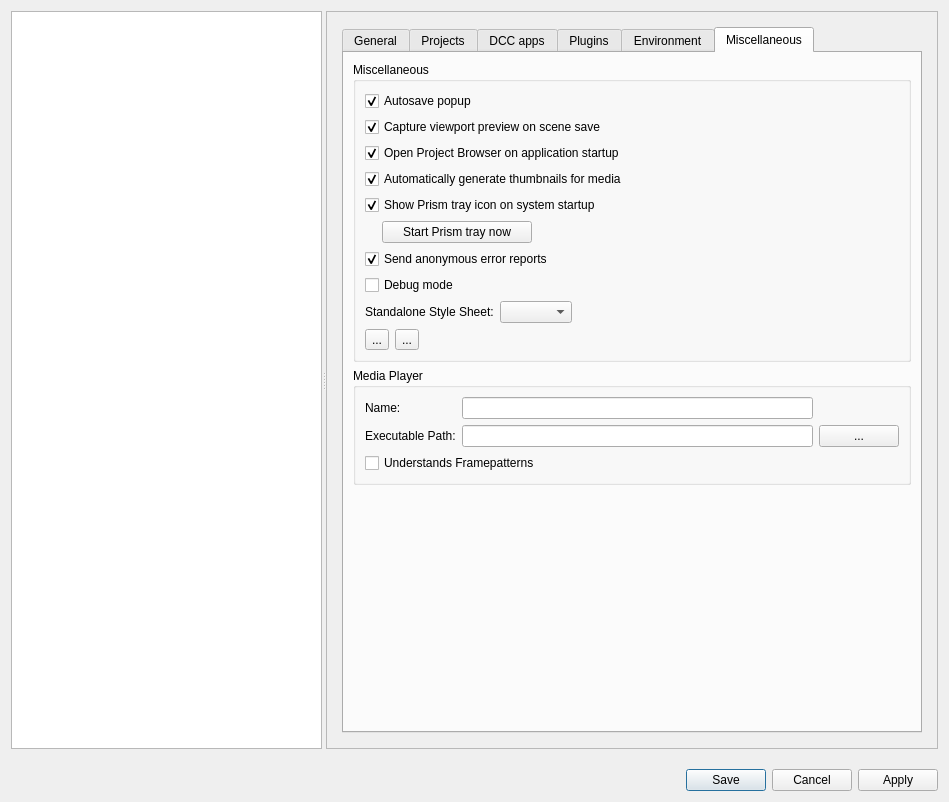
<?xml version="1.0" encoding="UTF-8"?>
<ui version="4.0">
 <class>dlg_UserSettings</class>
 <widget class="QDialog" name="dlg_UserSettings">
  <property name="geometry">
   <rect>
    <x>0</x>
    <y>0</y>
    <width>949</width>
    <height>802</height>
   </rect>
  </property>
  <property name="windowTitle">
   <string>User Settings</string>
  </property>
  <layout class="QVBoxLayout" name="verticalLayout">
   <property name="spacing">
    <number>20</number>
   </property>
   <item>
    <widget class="QSplitter" name="splitter">
     <property name="orientation">
      <enum>Qt::Horizontal</enum>
     </property>
     <widget class="QListWidget" name="lw_categories">
      <property name="verticalScrollMode">
       <enum>QAbstractItemView::ScrollPerPixel</enum>
      </property>
      <property name="horizontalScrollMode">
       <enum>QAbstractItemView::ScrollPerPixel</enum>
      </property>
     </widget>
     <widget class="QScrollArea" name="scrollArea">
      <property name="widgetResizable">
       <bool>true</bool>
      </property>
      <widget class="QWidget" name="scrollAreaWidgetContents">
       <property name="geometry">
        <rect>
         <x>0</x>
         <y>0</y>
         <width>457</width>
         <height>739</height>
        </rect>
       </property>
       <layout class="QHBoxLayout" name="horizontalLayout_9">
        <property name="spacing">
         <number>20</number>
        </property>
        <property name="leftMargin">
         <number>15</number>
        </property>
        <property name="topMargin">
         <number>15</number>
        </property>
        <property name="rightMargin">
         <number>15</number>
        </property>
        <property name="bottomMargin">
         <number>15</number>
        </property>
        <item>
         <widget class="QTabWidget" name="tw_settings">
          <property name="currentIndex">
           <number>5</number>
          </property>
          <widget class="QWidget" name="tabWidgetPage4">
           <attribute name="title">
            <string>General</string>
           </attribute>
           <layout class="QVBoxLayout" name="verticalLayout_3">
            <property name="leftMargin">
             <number>15</number>
            </property>
            <property name="topMargin">
             <number>15</number>
            </property>
            <property name="rightMargin">
             <number>15</number>
            </property>
            <property name="bottomMargin">
             <number>15</number>
            </property>
            <item>
             <widget class="QGroupBox" name="gb_about">
              <property name="title">
               <string>About</string>
              </property>
              <layout class="QHBoxLayout" name="horizontalLayout_11">
               <item>
                <widget class="QLabel" name="l_about">
                 <property name="text">
                  <string/>
                 </property>
                 <property name="openExternalLinks">
                  <bool>true</bool>
                 </property>
                </widget>
               </item>
              </layout>
             </widget>
            </item>
            <item>
             <widget class="QGroupBox" name="groupBox_3">
              <property name="title">
               <string>User</string>
              </property>
              <layout class="QVBoxLayout" name="verticalLayout_4">
               <item>
                <widget class="QWidget" name="w_username" native="true">
                 <layout class="QGridLayout" name="gridLayout_2">
                  <property name="leftMargin">
                   <number>0</number>
                  </property>
                  <property name="topMargin">
                   <number>0</number>
                  </property>
                  <property name="rightMargin">
                   <number>0</number>
                  </property>
                  <property name="bottomMargin">
                   <number>0</number>
                  </property>
                  <item row="1" column="0">
                   <widget class="QLabel" name="l_abbreviation">
                    <property name="text">
                     <string>Abbreviation:    </string>
                    </property>
                   </widget>
                  </item>
                  <item row="0" column="0">
                   <widget class="QLabel" name="l_username">
                    <property name="text">
                     <string>Local Username:</string>
                    </property>
                   </widget>
                  </item>
                  <item row="0" column="2">
                   <widget class="QLineEdit" name="e_username"/>
                  </item>
                  <item row="1" column="2">
                   <widget class="QLineEdit" name="e_abbreviation"/>
                  </item>
                 </layout>
                </widget>
               </item>
              </layout>
             </widget>
            </item>
            <item>
             <spacer name="verticalSpacer_3">
              <property name="orientation">
               <enum>Qt::Vertical</enum>
              </property>
              <property name="sizeHint" stdset="0">
               <size>
                <width>20</width>
                <height>40</height>
               </size>
              </property>
             </spacer>
            </item>
           </layout>
          </widget>
          <widget class="QWidget" name="tabWidgetPage2">
           <attribute name="title">
            <string>Projects</string>
           </attribute>
           <layout class="QVBoxLayout" name="verticalLayout_8">
            <property name="leftMargin">
             <number>15</number>
            </property>
            <property name="topMargin">
             <number>15</number>
            </property>
            <property name="rightMargin">
             <number>15</number>
            </property>
            <property name="bottomMargin">
             <number>15</number>
            </property>
            <item>
             <widget class="QGroupBox" name="w_curPrj">
              <property name="title">
               <string>Current Project</string>
              </property>
              <layout class="QVBoxLayout" name="verticalLayout_6">
               <property name="topMargin">
                <number>18</number>
               </property>
               <item>
                <widget class="QWidget" name="widget_5" native="true">
                 <layout class="QGridLayout" name="gridLayout">
                  <property name="leftMargin">
                   <number>0</number>
                  </property>
                  <property name="topMargin">
                   <number>0</number>
                  </property>
                  <property name="rightMargin">
                   <number>0</number>
                  </property>
                  <property name="bottomMargin">
                   <number>0</number>
                  </property>
                  <item row="0" column="1">
                   <widget class="QLabel" name="l_projectName">
                    <property name="sizePolicy">
                     <sizepolicy hsizetype="Expanding" vsizetype="Preferred">
                      <horstretch>0</horstretch>
                      <verstretch>0</verstretch>
                     </sizepolicy>
                    </property>
                    <property name="toolTip">
                     <string>current project</string>
                    </property>
                    <property name="text">
                     <string/>
                    </property>
                   </widget>
                  </item>
                  <item row="1" column="1">
                   <widget class="QLabel" name="l_projectPath">
                    <property name="toolTip">
                     <string>current project path</string>
                    </property>
                    <property name="text">
                     <string/>
                    </property>
                   </widget>
                  </item>
                  <item row="1" column="0">
                   <widget class="QLabel" name="label_4">
                    <property name="text">
                     <string>Path:          </string>
                    </property>
                   </widget>
                  </item>
                  <item row="0" column="0">
                   <widget class="QLabel" name="label_2">
                    <property name="text">
                     <string>Name:</string>
                    </property>
                   </widget>
                  </item>
                 </layout>
                </widget>
               </item>
               <item>
                <spacer name="verticalSpacer_9">
                 <property name="orientation">
                  <enum>Qt::Vertical</enum>
                 </property>
                 <property name="sizeType">
                  <enum>QSizePolicy::Fixed</enum>
                 </property>
                 <property name="sizeHint" stdset="0">
                  <size>
                   <width>20</width>
                   <height>15</height>
                  </size>
                 </property>
                </spacer>
               </item>
               <item>
                <widget class="QLabel" name="l_localPath">
                 <property name="text">
                  <string>Local path:</string>
                 </property>
                </widget>
               </item>
               <item>
                <widget class="QWidget" name="widget_3" native="true">
                 <layout class="QHBoxLayout" name="horizontalLayout">
                  <property name="leftMargin">
                   <number>0</number>
                  </property>
                  <property name="topMargin">
                   <number>0</number>
                  </property>
                  <property name="rightMargin">
                   <number>0</number>
                  </property>
                  <property name="bottomMargin">
                   <number>0</number>
                  </property>
                  <item>
                   <widget class="QLineEdit" name="e_localPath"/>
                  </item>
                  <item>
                   <widget class="QPushButton" name="b_browseLocal">
                    <property name="contextMenuPolicy">
                     <enum>Qt::CustomContextMenu</enum>
                    </property>
                    <property name="text">
                     <string>...</string>
                    </property>
                   </widget>
                  </item>
                 </layout>
                </widget>
               </item>
               <item>
                <widget class="QWidget" name="w_userUseLocal" native="true">
                 <layout class="QHBoxLayout" name="horizontalLayout_15">
                  <property name="leftMargin">
                   <number>0</number>
                  </property>
                  <property name="topMargin">
                   <number>0</number>
                  </property>
                  <property name="rightMargin">
                   <number>0</number>
                  </property>
                  <property name="bottomMargin">
                   <number>0</number>
                  </property>
                  <item>
                   <widget class="QLabel" name="label_5">
                    <property name="text">
                     <string>Use additional local project folder:</string>
                    </property>
                   </widget>
                  </item>
                  <item>
                   <spacer name="horizontalSpacer_10">
                    <property name="orientation">
                     <enum>Qt::Horizontal</enum>
                    </property>
                    <property name="sizeHint" stdset="0">
                     <size>
                      <width>40</width>
                      <height>20</height>
                     </size>
                    </property>
                   </spacer>
                  </item>
                  <item>
                   <widget class="QComboBox" name="cb_userUseLocal">
                    <item>
                     <property name="text">
                      <string>Inherit from project</string>
                     </property>
                    </item>
                    <item>
                     <property name="text">
                      <string>On</string>
                     </property>
                    </item>
                    <item>
                     <property name="text">
                      <string>Off</string>
                     </property>
                    </item>
                   </widget>
                  </item>
                 </layout>
                </widget>
               </item>
               <item>
                <widget class="QWidget" name="w_resetPrjScripts" native="true">
                 <layout class="QHBoxLayout" name="horizontalLayout_2">
                  <property name="leftMargin">
                   <number>0</number>
                  </property>
                  <property name="topMargin">
                   <number>0</number>
                  </property>
                  <property name="rightMargin">
                   <number>0</number>
                  </property>
                  <property name="bottomMargin">
                   <number>0</number>
                  </property>
                 </layout>
                </widget>
               </item>
              </layout>
             </widget>
            </item>
            <item>
             <spacer name="verticalSpacer_8">
              <property name="orientation">
               <enum>Qt::Vertical</enum>
              </property>
              <property name="sizeType">
               <enum>QSizePolicy::Fixed</enum>
              </property>
              <property name="sizeHint" stdset="0">
               <size>
                <width>20</width>
                <height>20</height>
               </size>
              </property>
             </spacer>
            </item>
            <item>
             <widget class="QWidget" name="widget_6" native="true">
              <layout class="QHBoxLayout" name="horizontalLayout_10">
               <property name="leftMargin">
                <number>0</number>
               </property>
               <property name="topMargin">
                <number>0</number>
               </property>
               <property name="rightMargin">
                <number>0</number>
               </property>
               <property name="bottomMargin">
                <number>0</number>
               </property>
               <item>
                <spacer name="horizontalSpacer_5">
                 <property name="orientation">
                  <enum>Qt::Horizontal</enum>
                 </property>
                 <property name="sizeHint" stdset="0">
                  <size>
                   <width>40</width>
                   <height>20</height>
                  </size>
                 </property>
                </spacer>
               </item>
               <item>
                <widget class="QPushButton" name="b_manageProjects">
                 <property name="focusPolicy">
                  <enum>Qt::NoFocus</enum>
                 </property>
                 <property name="text">
                  <string>Manage Projects...</string>
                 </property>
                </widget>
               </item>
               <item>
                <spacer name="horizontalSpacer_6">
                 <property name="orientation">
                  <enum>Qt::Horizontal</enum>
                 </property>
                 <property name="sizeHint" stdset="0">
                  <size>
                   <width>40</width>
                   <height>20</height>
                  </size>
                 </property>
                </spacer>
               </item>
              </layout>
             </widget>
            </item>
            <item>
             <widget class="QWidget" name="w_projects" native="true">
              <property name="sizePolicy">
               <sizepolicy hsizetype="Preferred" vsizetype="Expanding">
                <horstretch>0</horstretch>
                <verstretch>10</verstretch>
               </sizepolicy>
              </property>
              <layout class="QVBoxLayout" name="lo_projects">
               <property name="leftMargin">
                <number>0</number>
               </property>
               <property name="topMargin">
                <number>0</number>
               </property>
               <property name="rightMargin">
                <number>0</number>
               </property>
               <property name="bottomMargin">
                <number>0</number>
               </property>
               <item>
                <spacer name="verticalSpacer_4">
                 <property name="orientation">
                  <enum>Qt::Vertical</enum>
                 </property>
                 <property name="sizeHint" stdset="0">
                  <size>
                   <width>20</width>
                   <height>40</height>
                  </size>
                 </property>
                </spacer>
               </item>
              </layout>
             </widget>
            </item>
            <item>
             <spacer name="verticalSpacer_10">
              <property name="orientation">
               <enum>Qt::Vertical</enum>
              </property>
              <property name="sizeType">
               <enum>QSizePolicy::Expanding</enum>
              </property>
              <property name="sizeHint" stdset="0">
               <size>
                <width>0</width>
                <height>0</height>
               </size>
              </property>
             </spacer>
            </item>
           </layout>
          </widget>
          <widget class="QWidget" name="tab_dccApps">
           <attribute name="title">
            <string>DCC apps</string>
           </attribute>
           <layout class="QVBoxLayout" name="verticalLayout_24">
            <item>
             <widget class="QWidget" name="widget_23" native="true">
              <layout class="QVBoxLayout" name="verticalLayout_26"/>
             </widget>
            </item>
           </layout>
          </widget>
          <widget class="QWidget" name="tab_Plugins">
           <attribute name="title">
            <string>Plugins</string>
           </attribute>
           <layout class="QVBoxLayout" name="verticalLayout_2">
            <item>
             <widget class="QWidget" name="widget" native="true">
              <layout class="QHBoxLayout" name="horizontalLayout_5">
               <property name="leftMargin">
                <number>0</number>
               </property>
               <property name="topMargin">
                <number>0</number>
               </property>
               <property name="rightMargin">
                <number>0</number>
               </property>
               <property name="bottomMargin">
                <number>0</number>
               </property>
               <item>
                <widget class="QLabel" name="label_3">
                 <property name="text">
                  <string>Loaded Plugins:</string>
                 </property>
                </widget>
               </item>
               <item>
                <widget class="QToolButton" name="b_createPlugin">
                 <property name="toolTip">
                  <string>Create new plugin...</string>
                 </property>
                 <property name="text">
                  <string>...</string>
                 </property>
                </widget>
               </item>
               <item>
                <widget class="QToolButton" name="b_loadPlugin">
                 <property name="toolTip">
                  <string>Add existing plugin...</string>
                 </property>
                 <property name="text">
                  <string>...</string>
                 </property>
                </widget>
               </item>
               <item>
                <widget class="QToolButton" name="b_reloadPlugins">
                 <property name="toolTip">
                  <string>Reload all plugins</string>
                 </property>
                 <property name="text">
                  <string>...</string>
                 </property>
                </widget>
               </item>
               <item>
                <widget class="QToolButton" name="b_managePlugins">
                 <property name="toolTip">
                  <string>Manage Plugin Paths...</string>
                 </property>
                 <property name="text">
                  <string>...</string>
                 </property>
                </widget>
               </item>
              </layout>
             </widget>
            </item>
            <item>
             <widget class="QTableWidget" name="tw_plugins">
              <property name="contextMenuPolicy">
               <enum>Qt::CustomContextMenu</enum>
              </property>
              <property name="editTriggers">
               <set>QAbstractItemView::NoEditTriggers</set>
              </property>
              <property name="selectionBehavior">
               <enum>QAbstractItemView::SelectRows</enum>
              </property>
              <property name="verticalScrollMode">
               <enum>QAbstractItemView::ScrollPerPixel</enum>
              </property>
              <property name="horizontalScrollMode">
               <enum>QAbstractItemView::ScrollPerPixel</enum>
              </property>
              <attribute name="horizontalHeaderHighlightSections">
               <bool>false</bool>
              </attribute>
              <attribute name="verticalHeaderVisible">
               <bool>false</bool>
              </attribute>
             </widget>
            </item>
           </layout>
          </widget>
          <widget class="QWidget" name="tab">
           <attribute name="title">
            <string>Environment</string>
           </attribute>
           <layout class="QVBoxLayout" name="verticalLayout_9">
            <item>
             <widget class="QLabel" name="label_6">
              <property name="text">
               <string>User specific environment variables:</string>
              </property>
             </widget>
            </item>
            <item>
             <widget class="QTableWidget" name="tw_environment">
              <property name="contextMenuPolicy">
               <enum>Qt::CustomContextMenu</enum>
              </property>
              <property name="verticalScrollMode">
               <enum>QAbstractItemView::ScrollPerPixel</enum>
              </property>
              <property name="horizontalScrollMode">
               <enum>QAbstractItemView::ScrollPerPixel</enum>
              </property>
              <attribute name="horizontalHeaderStretchLastSection">
               <bool>true</bool>
              </attribute>
              <attribute name="verticalHeaderVisible">
               <bool>false</bool>
              </attribute>
              <column>
               <property name="text">
                <string>Variable</string>
               </property>
              </column>
              <column>
               <property name="text">
                <string>Value</string>
               </property>
              </column>
             </widget>
            </item>
            <item>
             <widget class="QWidget" name="widget_2" native="true">
              <layout class="QHBoxLayout" name="horizontalLayout_4">
               <property name="leftMargin">
                <number>0</number>
               </property>
               <property name="topMargin">
                <number>0</number>
               </property>
               <property name="rightMargin">
                <number>0</number>
               </property>
               <property name="bottomMargin">
                <number>0</number>
               </property>
               <item>
                <spacer name="horizontalSpacer_2">
                 <property name="orientation">
                  <enum>Qt::Horizontal</enum>
                 </property>
                 <property name="sizeHint" stdset="0">
                  <size>
                   <width>374</width>
                   <height>20</height>
                  </size>
                 </property>
                </spacer>
               </item>
               <item>
                <widget class="QPushButton" name="b_showEnvironment">
                 <property name="text">
                  <string>Show current environment</string>
                 </property>
                </widget>
               </item>
              </layout>
             </widget>
            </item>
           </layout>
          </widget>
          <widget class="QWidget" name="tab_2">
           <attribute name="title">
            <string>Miscellaneous</string>
           </attribute>
           <layout class="QVBoxLayout" name="verticalLayout_14">
            <item>
             <widget class="QGroupBox" name="gb_miscellaneous">
              <property name="title">
               <string>Miscellaneous</string>
              </property>
              <layout class="QVBoxLayout" name="lo_miscellaneous">
               <item>
                <widget class="QCheckBox" name="chb_autosave">
                 <property name="text">
                  <string>Autosave popup</string>
                 </property>
                 <property name="checked">
                  <bool>true</bool>
                 </property>
                </widget>
               </item>
               <item>
                <widget class="QCheckBox" name="chb_captureViewport">
                 <property name="text">
                  <string>Capture viewport preview on scene save</string>
                 </property>
                 <property name="checked">
                  <bool>true</bool>
                 </property>
                </widget>
               </item>
               <item>
                <widget class="QCheckBox" name="chb_browserStartup">
                 <property name="text">
                  <string>Open Project Browser on application startup</string>
                 </property>
                 <property name="checked">
                  <bool>true</bool>
                 </property>
                </widget>
               </item>
               <item>
                <widget class="QCheckBox" name="chb_mediaThumbnails">
                 <property name="text">
                  <string>Automatically generate thumbnails for media</string>
                 </property>
                 <property name="checked">
                  <bool>true</bool>
                 </property>
                </widget>
               </item>
               <item>
                <widget class="QCheckBox" name="chb_trayStartup">
                 <property name="text">
                  <string>Show Prism tray icon on system startup</string>
                 </property>
                 <property name="checked">
                  <bool>true</bool>
                 </property>
                </widget>
               </item>
               <item>
                <widget class="QWidget" name="w_startTray" native="true">
                 <layout class="QHBoxLayout" name="horizontalLayout_7">
                  <property name="leftMargin">
                   <number>17</number>
                  </property>
                  <property name="topMargin">
                   <number>0</number>
                  </property>
                  <property name="rightMargin">
                   <number>0</number>
                  </property>
                  <property name="bottomMargin">
                   <number>0</number>
                  </property>
                  <item>
                   <widget class="QPushButton" name="b_startTray">
                    <property name="minimumSize">
                     <size>
                      <width>150</width>
                      <height>0</height>
                     </size>
                    </property>
                    <property name="maximumSize">
                     <size>
                      <width>16777215</width>
                      <height>16777215</height>
                     </size>
                    </property>
                    <property name="text">
                     <string>Start Prism tray now</string>
                    </property>
                   </widget>
                  </item>
                  <item>
                   <spacer name="horizontalSpacer">
                    <property name="orientation">
                     <enum>Qt::Horizontal</enum>
                    </property>
                    <property name="sizeHint" stdset="0">
                     <size>
                      <width>40</width>
                      <height>20</height>
                     </size>
                    </property>
                   </spacer>
                  </item>
                 </layout>
                </widget>
               </item>
               <item>
                <widget class="QCheckBox" name="chb_errorReports">
                 <property name="text">
                  <string>Send anonymous error reports</string>
                 </property>
                 <property name="checked">
                  <bool>true</bool>
                 </property>
                </widget>
               </item>
               <item>
                <widget class="QCheckBox" name="chb_debug">
                 <property name="text">
                  <string>Debug mode</string>
                 </property>
                </widget>
               </item>
               <item>
                <widget class="QWidget" name="w_styleSheet" native="true">
                 <layout class="QHBoxLayout" name="horizontalLayout_8">
                  <property name="leftMargin">
                   <number>0</number>
                  </property>
                  <property name="topMargin">
                   <number>0</number>
                  </property>
                  <property name="rightMargin">
                   <number>0</number>
                  </property>
                  <property name="bottomMargin">
                   <number>0</number>
                  </property>
                  <item>
                   <widget class="QLabel" name="l_styleSheet">
                    <property name="text">
                     <string>Standalone Style Sheet:</string>
                    </property>
                   </widget>
                  </item>
                  <item>
                   <widget class="QComboBox" name="cb_styleSheet"/>
                  </item>
                  <item>
                   <spacer name="horizontalSpacer_4">
                    <property name="orientation">
                     <enum>Qt::Horizontal</enum>
                    </property>
                    <property name="sizeHint" stdset="0">
                     <size>
                      <width>40</width>
                      <height>20</height>
                     </size>
                    </property>
                   </spacer>
                  </item>
                 </layout>
                </widget>
               </item>
               <item>
                <widget class="QWidget" name="widget_4" native="true">
                 <layout class="QHBoxLayout" name="horizontalLayout_6">
                  <property name="leftMargin">
                   <number>0</number>
                  </property>
                  <property name="topMargin">
                   <number>0</number>
                  </property>
                  <property name="rightMargin">
                   <number>0</number>
                  </property>
                  <property name="bottomMargin">
                   <number>0</number>
                  </property>
                  <item>
                   <widget class="QToolButton" name="b_importSettings">
                    <property name="toolTip">
                     <string>Import User Settings...</string>
                    </property>
                    <property name="text">
                     <string>...</string>
                    </property>
                   </widget>
                  </item>
                  <item>
                   <widget class="QToolButton" name="b_exportSettings">
                    <property name="toolTip">
                     <string>Export User Settings...</string>
                    </property>
                    <property name="text">
                     <string>...</string>
                    </property>
                   </widget>
                  </item>
                  <item>
                   <spacer name="horizontalSpacer_3">
                    <property name="orientation">
                     <enum>Qt::Horizontal</enum>
                    </property>
                    <property name="sizeHint" stdset="0">
                     <size>
                      <width>40</width>
                      <height>20</height>
                     </size>
                    </property>
                   </spacer>
                  </item>
                 </layout>
                </widget>
               </item>
              </layout>
             </widget>
            </item>
            <item>
             <widget class="QGroupBox" name="gb_mediaPlayer">
              <property name="title">
               <string>Media Player</string>
              </property>
              <layout class="QVBoxLayout" name="verticalLayout_5">
               <item>
                <widget class="QWidget" name="widget_8" native="true">
                 <layout class="QGridLayout" name="gridLayout_3">
                  <property name="leftMargin">
                   <number>0</number>
                  </property>
                  <property name="topMargin">
                   <number>0</number>
                  </property>
                  <property name="rightMargin">
                   <number>0</number>
                  </property>
                  <property name="bottomMargin">
                   <number>0</number>
                  </property>
                  <item row="0" column="1">
                   <widget class="QLineEdit" name="e_mediaPlayerName"/>
                  </item>
                  <item row="0" column="0">
                   <widget class="QLabel" name="label_7">
                    <property name="text">
                     <string>Name:</string>
                    </property>
                   </widget>
                  </item>
                  <item row="1" column="0">
                   <widget class="QLabel" name="label_12">
                    <property name="text">
                     <string>Executable Path:</string>
                    </property>
                   </widget>
                  </item>
                  <item row="1" column="1">
                   <widget class="QLineEdit" name="e_mediaPlayerPath">
                    <property name="sizePolicy">
                     <sizepolicy hsizetype="Expanding" vsizetype="Fixed">
                      <horstretch>10</horstretch>
                      <verstretch>0</verstretch>
                     </sizepolicy>
                    </property>
                   </widget>
                  </item>
                  <item row="1" column="2">
                   <widget class="QPushButton" name="b_browseMediaPlayer">
                    <property name="contextMenuPolicy">
                     <enum>Qt::CustomContextMenu</enum>
                    </property>
                    <property name="text">
                     <string>...</string>
                    </property>
                   </widget>
                  </item>
                 </layout>
                </widget>
               </item>
               <item>
                <widget class="QWidget" name="widget_7" native="true">
                 <layout class="QHBoxLayout" name="horizontalLayout_3">
                  <property name="leftMargin">
                   <number>0</number>
                  </property>
                  <property name="topMargin">
                   <number>0</number>
                  </property>
                  <property name="rightMargin">
                   <number>0</number>
                  </property>
                  <property name="bottomMargin">
                   <number>0</number>
                  </property>
                  <item>
                   <widget class="QCheckBox" name="chb_mediaPlayerPattern">
                    <property name="text">
                     <string>Understands Framepatterns</string>
                    </property>
                   </widget>
                  </item>
                 </layout>
                </widget>
               </item>
              </layout>
             </widget>
            </item>
            <item>
             <spacer name="verticalSpacer_2">
              <property name="orientation">
               <enum>Qt::Vertical</enum>
              </property>
              <property name="sizeHint" stdset="0">
               <size>
                <width>20</width>
                <height>40</height>
               </size>
              </property>
             </spacer>
            </item>
           </layout>
          </widget>
         </widget>
        </item>
       </layout>
      </widget>
     </widget>
    </widget>
   </item>
   <item>
    <widget class="QDialogButtonBox" name="buttonBox">
     <property name="orientation">
      <enum>Qt::Horizontal</enum>
     </property>
     <property name="standardButtons">
      <set>QDialogButtonBox::Apply|QDialogButtonBox::Cancel|QDialogButtonBox::Save</set>
     </property>
     <property name="centerButtons">
      <bool>false</bool>
     </property>
    </widget>
   </item>
  </layout>
 </widget>
 <tabstops>
  <tabstop>tw_settings</tabstop>
  <tabstop>e_localPath</tabstop>
  <tabstop>b_browseLocal</tabstop>
 </tabstops>
 <resources/>
 <connections/>
</ui>
